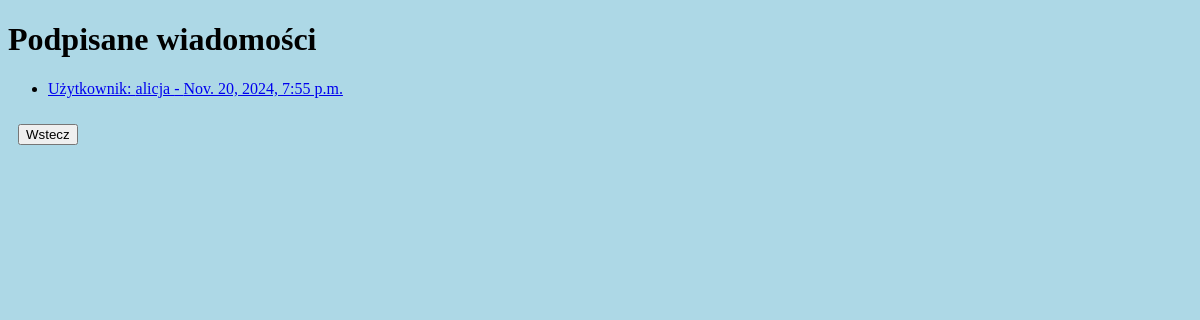
Before: /ecdsa/messages/ with the older database file.
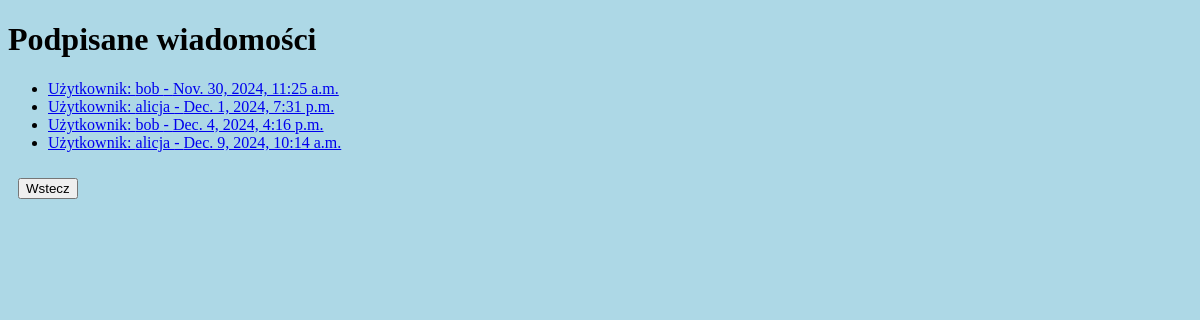
After: the same page with the newer database file.
### eccApp/models.py (models this page shows, shortened)
class SignedMessage(models.Model):
    username = models.CharField(max_length=100)
    curve_p = models.IntegerField()
    curve_a = models.IntegerField()
    curve_b = models.IntegerField()
    curve_n = models.IntegerField()
    g_x = models.IntegerField()
    g_y = models.IntegerField()
    message = models.TextField()
    pubkey_x = models.IntegerField()
    pubkey_y = models.IntegerField()
    r = models.IntegerField()
    s = models.IntegerField()
    hash = models.CharField(max_length=64)
    timestamp = models.DateTimeField(auto_now_add=True)

### eccApp/views.py (the view)
# urls.py: path('ecdsa/messages/', views.ecdsa_messages, name='ecdsa_messages'),
def ecdsa_messages(request):
    messages = SignedMessage.objects.all()
    return render(request, 'eccApp/ecdsa_messages.html', {'messages': messages})

### eccApp/templates/eccApp/ecdsa_messages.html (shortened to what this page needs)
{% load static %}
<!DOCTYPE html>
<html lang="pl">
<head>
    <link rel="stylesheet" href="{% static 'eccApp/style.css' %}">
</head>
<body>
<h1>Podpisane wiadomości</h1>
<ul>
    {% for message in messages %}
        <li>
            <a href="{% url 'ecdsa_message_detail' message.id %}">Użytkownik: {{ message.username }} - {{ message.timestamp }}</a>
        </li>
    {% endfor %}
</ul>
<a href="{% url 'ecdsa_page' %}"><button>Wstecz</button></a>
</body>
</html>

Changed rows visible on the page:
removed SignedMessage: username "alicja", timestamp "Nov. 20, 2024, 7:55 p.m."
added SignedMessage: username "bob", timestamp "Nov. 30, 2024, 11:25 a.m."
added SignedMessage: username "alicja", timestamp "Dec. 1, 2024, 7:31 p.m."
added SignedMessage: username "bob", timestamp "Dec. 4, 2024, 4:16 p.m."
added SignedMessage: username "alicja", timestamp "Dec. 9, 2024, 10:14 a.m."
